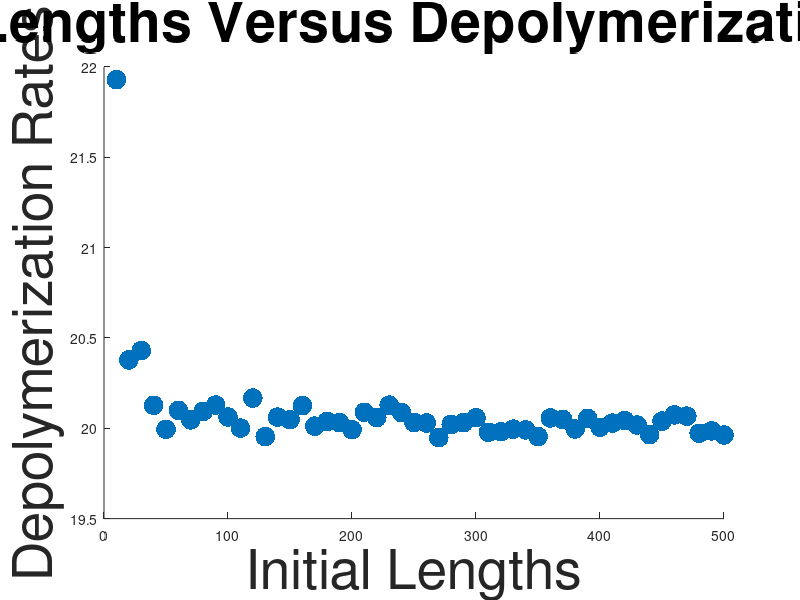

This chart was generated by the following MATLAB code: (Note: this script raises an error after producing the figure.)
fileID=fopen('OneStepInitialLengthClusterCode.txt','r')

formatSpec='%f'

A=fscanf(fileID, formatSpec)  %is this the right format spec?

simulationtime= A(1)
kMotorOn=A(2)
kMotorOff=A(3)
InitialFilamentSize=A(4:53)
SlopeofGraphsMatrix=A(54:103)
Errors=A(104:end)

figure(1)
 sz=200
 n=scatter(InitialFilamentSize,SlopeofGraphsMatrix, sz, 'filled','g')
 xlabel('Initial Lengths','fontsize',40)
 ylabel('Depolymerization Rates','fontsize',40)
 title('Initial Lengths Versus Depolymerization Rate','fontsize',40)
 n.DisplayName=('Simulated Data')
 limits=[0 35]
 ylim(limits)
 set(gca, 'fontsize',40)
 
 hold on
 
 y=kMotorOff
 r=line([0,InitialFilamentSize(end)],[y,y],'LineWidth',3,'Color','m')
 r.DisplayName=('Theory=kOff')
 
 hold on
 
 err=Errors
 s=errorbar(InitialFilamentSize,SlopeofGraphsMatrix,err, 'LineStyle','none')
 s.DisplayName=('Error')
 s.Color=([0.4940, 0.1840, 0.5560])
 
 hold on
 
 legend show
 LEGH=legend
 LEGH.FontSize=40
 
 hold off